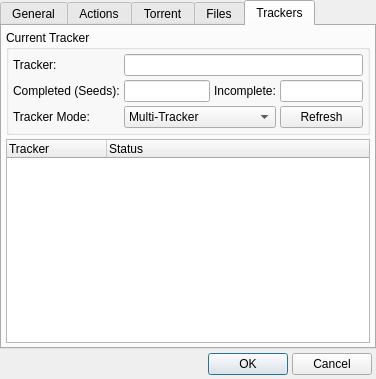
<?xml version="1.0" encoding="UTF-8"?>
<ui version="4.0">
 <class>DialogTorrentProperties</class>
 <widget class="QDialog" name="DialogTorrentProperties">
  <property name="geometry">
   <rect>
    <x>0</x>
    <y>0</y>
    <width>370</width>
    <height>379</height>
   </rect>
  </property>
  <property name="windowTitle">
   <string>Torrent Properties</string>
  </property>
  <property name="windowIcon">
   <iconset resource="Graphics.qrc">
    <normaloff>:/Actions/Graphics/Actions/Settings.png</normaloff>:/Actions/Graphics/Actions/Settings.png</iconset>
  </property>
  <layout class="QGridLayout" name="gridLayout_2">
   <property name="margin">
    <number>0</number>
   </property>
   <property name="spacing">
    <number>0</number>
   </property>
   <item row="1" column="0">
    <layout class="QGridLayout" name="gridLayout">
     <property name="margin">
      <number>4</number>
     </property>
     <property name="spacing">
      <number>4</number>
     </property>
     <item row="0" column="0">
      <spacer name="horizontalSpacer">
       <property name="orientation">
        <enum>Qt::Horizontal</enum>
       </property>
       <property name="sizeHint" stdset="0">
        <size>
         <width>40</width>
         <height>20</height>
        </size>
       </property>
      </spacer>
     </item>
     <item row="0" column="1">
      <widget class="QPushButton" name="pushButtonOK">
       <property name="text">
        <string>OK</string>
       </property>
      </widget>
     </item>
     <item row="0" column="2">
      <widget class="QPushButton" name="pushButtonCancel">
       <property name="text">
        <string>Cancel</string>
       </property>
      </widget>
     </item>
    </layout>
   </item>
   <item row="0" column="0">
    <widget class="QTabWidget" name="tabWidgetProperties">
     <property name="currentIndex">
      <number>4</number>
     </property>
     <widget class="QWidget" name="tabGeneral">
      <attribute name="title">
       <string>General</string>
      </attribute>
      <layout class="QGridLayout" name="gridLayout_5">
       <property name="margin">
        <number>4</number>
       </property>
       <property name="spacing">
        <number>4</number>
       </property>
       <item row="0" column="0">
        <widget class="QLabel" name="labelDisclaimer">
         <property name="maximumSize">
          <size>
           <width>16777215</width>
           <height>50</height>
          </size>
         </property>
         <property name="text">
          <string>&lt;!DOCTYPE HTML PUBLIC &quot;-//W3C//DTD HTML 4.0//EN&quot; &quot;http://www.w3.org/TR/REC-html40/strict.dtd&quot;&gt;
&lt;html&gt;&lt;head&gt;&lt;meta name=&quot;qrichtext&quot; content=&quot;1&quot; /&gt;&lt;style type=&quot;text/css&quot;&gt;
p, li { white-space: pre-wrap; }
&lt;/style&gt;&lt;/head&gt;&lt;body style=&quot; font-family:'MS Shell Dlg 2'; font-size:8.25pt; font-weight:400; font-style:normal;&quot;&gt;
&lt;p style=&quot; margin-top:0px; margin-bottom:0px; margin-left:0px; margin-right:0px; -qt-block-indent:0; text-indent:0px;&quot;&gt;&lt;span style=&quot; font-size:8pt;&quot;&gt;WARNING: This dialog provides advanced download editing features for power users which if used incorrectly can and probably will cause corruption.&lt;/span&gt;&lt;/p&gt;&lt;/body&gt;&lt;/html&gt;</string>
         </property>
         <property name="wordWrap">
          <bool>true</bool>
         </property>
        </widget>
       </item>
       <item row="1" column="0">
        <widget class="QGroupBox" name="groupBox">
         <property name="title">
          <string>Filename And Size</string>
         </property>
         <layout class="QGridLayout" name="gridLayout_6">
          <property name="margin">
           <number>4</number>
          </property>
          <property name="spacing">
           <number>4</number>
          </property>
          <item row="0" column="0">
           <layout class="QGridLayout" name="gridLayout_3">
            <item row="0" column="0">
             <widget class="QLabel" name="label">
              <property name="text">
               <string>Filename:</string>
              </property>
             </widget>
            </item>
            <item row="0" column="1" colspan="3">
             <widget class="QLineEdit" name="lineEdit"/>
            </item>
            <item row="1" column="2">
             <widget class="QLabel" name="label_2">
              <property name="text">
               <string>File Size (Bytes):</string>
              </property>
             </widget>
            </item>
            <item row="1" column="0" colspan="2">
             <spacer name="horizontalSpacer_2">
              <property name="orientation">
               <enum>Qt::Horizontal</enum>
              </property>
              <property name="sizeHint" stdset="0">
               <size>
                <width>40</width>
                <height>20</height>
               </size>
              </property>
             </spacer>
            </item>
            <item row="1" column="3">
             <widget class="QLineEdit" name="lineEdit_2"/>
            </item>
            <item row="2" column="1" colspan="3">
             <widget class="QLineEdit" name="lineEdit_3"/>
            </item>
            <item row="2" column="0">
             <widget class="QLabel" name="label_3">
              <property name="text">
               <string>Location:</string>
              </property>
             </widget>
            </item>
           </layout>
          </item>
         </layout>
        </widget>
       </item>
       <item row="2" column="0">
        <widget class="QGroupBox" name="groupBox_2">
         <property name="title">
          <string>URNs</string>
         </property>
         <layout class="QGridLayout" name="gridLayout_7">
          <property name="margin">
           <number>4</number>
          </property>
          <property name="spacing">
           <number>4</number>
          </property>
          <item row="0" column="0">
           <layout class="QGridLayout" name="gridLayout_4">
            <item row="1" column="0">
             <widget class="QLabel" name="label_4">
              <property name="text">
               <string>SHA1:</string>
              </property>
             </widget>
            </item>
            <item row="1" column="1">
             <widget class="QLineEdit" name="lineEditSHA1"/>
            </item>
            <item row="1" column="2">
             <widget class="QCheckBox" name="checkBoxSHA1">
              <property name="text">
               <string/>
              </property>
             </widget>
            </item>
            <item row="0" column="2">
             <widget class="QLabel" name="label_5">
              <property name="text">
               <string>Trusted</string>
              </property>
             </widget>
            </item>
            <item row="2" column="0">
             <widget class="QLabel" name="label_6">
              <property name="text">
               <string>Tiger-Root:</string>
              </property>
             </widget>
            </item>
            <item row="3" column="0">
             <widget class="QLabel" name="label_7">
              <property name="text">
               <string>ED2K:</string>
              </property>
             </widget>
            </item>
            <item row="4" column="0">
             <widget class="QLabel" name="label_8">
              <property name="text">
               <string>MD5:</string>
              </property>
             </widget>
            </item>
            <item row="5" column="0">
             <widget class="QLabel" name="label_9">
              <property name="text">
               <string>BitTorrent:</string>
              </property>
             </widget>
            </item>
            <item row="2" column="1">
             <widget class="QLineEdit" name="lineEdit_4"/>
            </item>
            <item row="3" column="1">
             <widget class="QLineEdit" name="lineEdit_5"/>
            </item>
            <item row="4" column="1">
             <widget class="QLineEdit" name="lineEdit_6"/>
            </item>
            <item row="5" column="1">
             <widget class="QLineEdit" name="lineEdit_7"/>
            </item>
            <item row="2" column="2">
             <widget class="QCheckBox" name="checkBoxTigerRoot">
              <property name="text">
               <string/>
              </property>
             </widget>
            </item>
            <item row="3" column="2">
             <widget class="QCheckBox" name="checkBoxED2K">
              <property name="text">
               <string/>
              </property>
             </widget>
            </item>
            <item row="4" column="2">
             <widget class="QCheckBox" name="checkBoxMD5">
              <property name="text">
               <string/>
              </property>
             </widget>
            </item>
            <item row="5" column="2">
             <widget class="QCheckBox" name="checkBoxBitTorrent">
              <property name="text">
               <string/>
              </property>
             </widget>
            </item>
           </layout>
          </item>
         </layout>
        </widget>
       </item>
      </layout>
     </widget>
     <widget class="QWidget" name="tabActions">
      <attribute name="title">
       <string>Actions</string>
      </attribute>
      <layout class="QGridLayout" name="gridLayout_10">
       <item row="0" column="0">
        <widget class="QLabel" name="labelDisclaimer_2">
         <property name="maximumSize">
          <size>
           <width>16777215</width>
           <height>50</height>
          </size>
         </property>
         <property name="text">
          <string>&lt;!DOCTYPE HTML PUBLIC &quot;-//W3C//DTD HTML 4.0//EN&quot; &quot;http://www.w3.org/TR/REC-html40/strict.dtd&quot;&gt;
&lt;html&gt;&lt;head&gt;&lt;meta name=&quot;qrichtext&quot; content=&quot;1&quot; /&gt;&lt;style type=&quot;text/css&quot;&gt;
p, li { white-space: pre-wrap; }
&lt;/style&gt;&lt;/head&gt;&lt;body style=&quot; font-family:'MS Shell Dlg 2'; font-size:8.25pt; font-weight:400; font-style:normal;&quot;&gt;
&lt;p style=&quot; margin-top:0px; margin-bottom:0px; margin-left:0px; margin-right:0px; -qt-block-indent:0; text-indent:0px;&quot;&gt;&lt;span style=&quot; font-size:8pt;&quot;&gt;WARNING: This dialog provides advanced download editing features for power users which if used incorrectly can and probably will cause corruption.&lt;/span&gt;&lt;/p&gt;&lt;/body&gt;&lt;/html&gt;</string>
         </property>
         <property name="wordWrap">
          <bool>true</bool>
         </property>
        </widget>
       </item>
       <item row="1" column="0">
        <widget class="QGroupBox" name="groupBox_3">
         <property name="sizePolicy">
          <sizepolicy hsizetype="Preferred" vsizetype="MinimumExpanding">
           <horstretch>0</horstretch>
           <verstretch>0</verstretch>
          </sizepolicy>
         </property>
         <property name="title">
          <string>Actions</string>
         </property>
         <layout class="QGridLayout" name="gridLayout_8">
          <property name="margin">
           <number>4</number>
          </property>
          <property name="spacing">
           <number>4</number>
          </property>
          <item row="0" column="0">
           <widget class="QLabel" name="label_10">
            <property name="text">
             <string>&lt;!DOCTYPE HTML PUBLIC &quot;-//W3C//DTD HTML 4.0//EN&quot; &quot;http://www.w3.org/TR/REC-html40/strict.dtd&quot;&gt;
&lt;html&gt;&lt;head&gt;&lt;meta name=&quot;qrichtext&quot; content=&quot;1&quot; /&gt;&lt;style type=&quot;text/css&quot;&gt;
p, li { white-space: pre-wrap; }
&lt;/style&gt;&lt;/head&gt;&lt;body style=&quot; font-family:'MS Shell Dlg 2'; font-size:8.25pt; font-weight:400; font-style:normal;&quot;&gt;
&lt;p style=&quot; margin-top:0px; margin-bottom:0px; margin-left:0px; margin-right:0px; -qt-block-indent:0; text-indent:0px;&quot;&gt;&lt;a href=&quot;dummy&quot;&gt;&lt;span style=&quot; font-size:8pt; text-decoration: underline; color:#0000ff;&quot;&gt;Forget current verification status and reverify&lt;/span&gt;&lt;/a&gt;&lt;/p&gt;&lt;/body&gt;&lt;/html&gt;</string>
            </property>
           </widget>
          </item>
          <item row="1" column="0">
           <widget class="QLabel" name="label_11">
            <property name="text">
             <string>&lt;!DOCTYPE HTML PUBLIC &quot;-//W3C//DTD HTML 4.0//EN&quot; &quot;http://www.w3.org/TR/REC-html40/strict.dtd&quot;&gt;
&lt;html&gt;&lt;head&gt;&lt;meta name=&quot;qrichtext&quot; content=&quot;1&quot; /&gt;&lt;style type=&quot;text/css&quot;&gt;
p, li { white-space: pre-wrap; }
&lt;/style&gt;&lt;/head&gt;&lt;body style=&quot; font-family:'MS Shell Dlg 2'; font-size:8.25pt; font-weight:400; font-style:normal;&quot;&gt;
&lt;p style=&quot; margin-top:0px; margin-bottom:0px; margin-left:0px; margin-right:0px; -qt-block-indent:0; text-indent:0px;&quot;&gt;&lt;a href=&quot;dummy&quot;&gt;&lt;span style=&quot; text-decoration: underline; color:#0000ff;&quot;&gt;Assume file is 100% complete and reverify&lt;/span&gt;&lt;/a&gt;&lt;/p&gt;&lt;/body&gt;&lt;/html&gt;</string>
            </property>
           </widget>
          </item>
          <item row="2" column="0">
           <widget class="QLabel" name="label_12">
            <property name="text">
             <string>&lt;!DOCTYPE HTML PUBLIC &quot;-//W3C//DTD HTML 4.0//EN&quot; &quot;http://www.w3.org/TR/REC-html40/strict.dtd&quot;&gt;
&lt;html&gt;&lt;head&gt;&lt;meta name=&quot;qrichtext&quot; content=&quot;1&quot; /&gt;&lt;style type=&quot;text/css&quot;&gt;
p, li { white-space: pre-wrap; }
&lt;/style&gt;&lt;/head&gt;&lt;body style=&quot; font-family:'MS Shell Dlg 2'; font-size:8.25pt; font-weight:400; font-style:normal;&quot;&gt;
&lt;p style=&quot; margin-top:0px; margin-bottom:0px; margin-left:0px; margin-right:0px; -qt-block-indent:0; text-indent:0px;&quot;&gt;&lt;a href=&quot;dummy&quot;&gt;&lt;span style=&quot; text-decoration: underline; color:#0000ff;&quot;&gt;Forget all known sources&lt;/span&gt;&lt;/a&gt;&lt;/p&gt;&lt;/body&gt;&lt;/html&gt;</string>
            </property>
           </widget>
          </item>
          <item row="3" column="0">
           <widget class="QLabel" name="label_13">
            <property name="text">
             <string>&lt;!DOCTYPE HTML PUBLIC &quot;-//W3C//DTD HTML 4.0//EN&quot; &quot;http://www.w3.org/TR/REC-html40/strict.dtd&quot;&gt;
&lt;html&gt;&lt;head&gt;&lt;meta name=&quot;qrichtext&quot; content=&quot;1&quot; /&gt;&lt;style type=&quot;text/css&quot;&gt;
p, li { white-space: pre-wrap; }
&lt;/style&gt;&lt;/head&gt;&lt;body style=&quot; font-family:'MS Shell Dlg 2'; font-size:8.25pt; font-weight:400; font-style:normal;&quot;&gt;
&lt;p style=&quot; margin-top:0px; margin-bottom:0px; margin-left:0px; margin-right:0px; -qt-block-indent:0; text-indent:0px;&quot;&gt;&lt;a href=&quot;dummy&quot;&gt;&lt;span style=&quot; text-decoration: underline; color:#0000ff;&quot;&gt;Merge with local file and verify&lt;/span&gt;&lt;/a&gt;&lt;/p&gt;&lt;/body&gt;&lt;/html&gt;</string>
            </property>
           </widget>
          </item>
          <item row="4" column="0">
           <widget class="QLabel" name="label_14">
            <property name="text">
             <string>&lt;!DOCTYPE HTML PUBLIC &quot;-//W3C//DTD HTML 4.0//EN&quot; &quot;http://www.w3.org/TR/REC-html40/strict.dtd&quot;&gt;
&lt;html&gt;&lt;head&gt;&lt;meta name=&quot;qrichtext&quot; content=&quot;1&quot; /&gt;&lt;style type=&quot;text/css&quot;&gt;
p, li { white-space: pre-wrap; }
&lt;/style&gt;&lt;/head&gt;&lt;body style=&quot; font-family:'MS Shell Dlg 2'; font-size:8.25pt; font-weight:400; font-style:normal;&quot;&gt;
&lt;p style=&quot; margin-top:0px; margin-bottom:0px; margin-left:0px; margin-right:0px; -qt-block-indent:0; text-indent:0px;&quot;&gt;&lt;a href=&quot;dummy&quot;&gt;&lt;span style=&quot; text-decoration: underline; color:#0000ff;&quot;&gt;Cancel download but save incomplete file(s)&lt;/span&gt;&lt;/a&gt;&lt;/p&gt;&lt;/body&gt;&lt;/html&gt;</string>
            </property>
           </widget>
          </item>
         </layout>
        </widget>
       </item>
       <item row="2" column="0">
        <widget class="QGroupBox" name="groupBox_4">
         <property name="title">
          <string>Data Eraser</string>
         </property>
         <layout class="QGridLayout" name="gridLayout_9">
          <property name="margin">
           <number>4</number>
          </property>
          <property name="spacing">
           <number>4</number>
          </property>
          <item row="0" column="0">
           <widget class="QSpinBox" name="spinBox">
            <property name="prefix">
             <string>Byte Range: </string>
            </property>
           </widget>
          </item>
          <item row="0" column="1">
           <widget class="QSpinBox" name="spinBox_2">
            <property name="prefix">
             <string>to </string>
            </property>
           </widget>
          </item>
          <item row="0" column="2">
           <widget class="QPushButton" name="pushButton">
            <property name="text">
             <string>Erase</string>
            </property>
           </widget>
          </item>
         </layout>
        </widget>
       </item>
      </layout>
     </widget>
     <widget class="QWidget" name="tabTorrent">
      <attribute name="title">
       <string>Torrent</string>
      </attribute>
      <layout class="QGridLayout" name="gridLayout_11">
       <item row="0" column="0">
        <widget class="QGroupBox" name="groupBox_5">
         <property name="title">
          <string>Torrent Information</string>
         </property>
         <layout class="QGridLayout" name="gridLayout_12">
          <property name="margin">
           <number>4</number>
          </property>
          <property name="spacing">
           <number>4</number>
          </property>
          <item row="0" column="0">
           <layout class="QGridLayout" name="gridLayout_15">
            <item row="0" column="0">
             <widget class="QLabel" name="label_15">
              <property name="text">
               <string>Name:</string>
              </property>
             </widget>
            </item>
            <item row="0" column="1" colspan="3">
             <widget class="QLineEdit" name="lineEdit_8"/>
            </item>
            <item row="1" column="0">
             <widget class="QLabel" name="label_16">
              <property name="text">
               <string>Created:</string>
              </property>
             </widget>
            </item>
            <item row="1" column="1">
             <widget class="QLineEdit" name="lineEdit_9"/>
            </item>
            <item row="1" column="2">
             <widget class="QLabel" name="label_21">
              <property name="text">
               <string>By:</string>
              </property>
             </widget>
            </item>
            <item row="1" column="3">
             <widget class="QLineEdit" name="lineEdit_11"/>
            </item>
            <item row="2" column="0">
             <widget class="QLabel" name="label_17">
              <property name="text">
               <string>Comments:</string>
              </property>
             </widget>
            </item>
            <item row="3" column="0">
             <widget class="QLabel" name="label_18">
              <property name="text">
               <string>Notes:</string>
              </property>
             </widget>
            </item>
            <item row="2" column="1" colspan="3">
             <widget class="QTextEdit" name="textEdit">
              <property name="verticalScrollBarPolicy">
               <enum>Qt::ScrollBarAlwaysOn</enum>
              </property>
             </widget>
            </item>
            <item row="3" column="1" colspan="3">
             <widget class="QLineEdit" name="lineEdit_10"/>
            </item>
           </layout>
          </item>
         </layout>
        </widget>
       </item>
       <item row="1" column="0">
        <widget class="QGroupBox" name="groupBox_6">
         <property name="title">
          <string>Transfers</string>
         </property>
         <layout class="QGridLayout" name="gridLayout_13">
          <property name="margin">
           <number>4</number>
          </property>
          <property name="spacing">
           <number>4</number>
          </property>
          <item row="1" column="1">
           <layout class="QGridLayout" name="gridLayout_14">
            <item row="0" column="0">
             <widget class="QLabel" name="label_19">
              <property name="text">
               <string>Start New Download Transfers:</string>
              </property>
             </widget>
            </item>
            <item row="0" column="1">
             <widget class="QComboBox" name="comboBox">
              <item>
               <property name="text">
                <string>As Needed</string>
               </property>
              </item>
              <item>
               <property name="text">
                <string>When Ratio Is Over 100%</string>
               </property>
              </item>
              <item>
               <property name="text">
                <string>Only When Requested</string>
               </property>
              </item>
              <item>
               <property name="text">
                <string>Never</string>
               </property>
              </item>
             </widget>
            </item>
            <item row="1" column="0">
             <widget class="QLabel" name="label_20">
              <property name="text">
               <string>Total Uploaded:</string>
              </property>
             </widget>
            </item>
            <item row="1" column="1">
             <widget class="QLineEdit" name="lineEdit_12"/>
            </item>
           </layout>
          </item>
          <item row="1" column="2">
           <spacer name="horizontalSpacer_3">
            <property name="orientation">
             <enum>Qt::Horizontal</enum>
            </property>
            <property name="sizeHint" stdset="0">
             <size>
              <width>40</width>
              <height>20</height>
             </size>
            </property>
           </spacer>
          </item>
         </layout>
        </widget>
       </item>
      </layout>
     </widget>
     <widget class="QWidget" name="tabFiles">
      <attribute name="title">
       <string>Files</string>
      </attribute>
      <layout class="QGridLayout" name="gridLayout_16">
       <property name="margin">
        <number>4</number>
       </property>
       <property name="spacing">
        <number>4</number>
       </property>
       <item row="0" column="0">
        <widget class="QTreeWidget" name="treeWidget">
         <property name="maximumSize">
          <size>
           <width>140</width>
           <height>16777215</height>
          </size>
         </property>
         <attribute name="headerVisible">
          <bool>false</bool>
         </attribute>
         <attribute name="headerVisible">
          <bool>false</bool>
         </attribute>
         <column>
          <property name="text">
           <string notr="true">1</string>
          </property>
         </column>
        </widget>
       </item>
       <item row="0" column="1">
        <widget class="QTreeWidget" name="treeWidget_2">
         <column>
          <property name="text">
           <string>Filename</string>
          </property>
         </column>
         <column>
          <property name="text">
           <string>Path</string>
          </property>
         </column>
         <column>
          <property name="text">
           <string>Size</string>
          </property>
         </column>
         <column>
          <property name="text">
           <string>Progress</string>
          </property>
         </column>
         <column>
          <property name="text">
           <string>Priority</string>
          </property>
         </column>
        </widget>
       </item>
      </layout>
     </widget>
     <widget class="QWidget" name="tabTrackers">
      <attribute name="title">
       <string>Trackers</string>
      </attribute>
      <layout class="QGridLayout" name="gridLayout_19">
       <property name="margin">
        <number>4</number>
       </property>
       <property name="spacing">
        <number>4</number>
       </property>
       <item row="0" column="0">
        <widget class="QGroupBox" name="groupBox_7">
         <property name="title">
          <string>Current Tracker</string>
         </property>
         <layout class="QGridLayout" name="gridLayout_18">
          <property name="margin">
           <number>4</number>
          </property>
          <property name="spacing">
           <number>4</number>
          </property>
          <item row="0" column="0">
           <layout class="QGridLayout" name="gridLayout_17">
            <item row="0" column="0">
             <widget class="QLabel" name="label_22">
              <property name="text">
               <string>Tracker:</string>
              </property>
             </widget>
            </item>
            <item row="1" column="0">
             <widget class="QLabel" name="label_23">
              <property name="text">
               <string>Completed (Seeds):</string>
              </property>
             </widget>
            </item>
            <item row="2" column="0">
             <widget class="QLabel" name="label_24">
              <property name="text">
               <string>Tracker Mode:</string>
              </property>
             </widget>
            </item>
            <item row="1" column="2">
             <widget class="QLabel" name="label_25">
              <property name="text">
               <string>Incomplete:</string>
              </property>
             </widget>
            </item>
            <item row="0" column="1" colspan="3">
             <widget class="QLineEdit" name="lineEdit_13"/>
            </item>
            <item row="1" column="1">
             <widget class="QLineEdit" name="lineEdit_14"/>
            </item>
            <item row="1" column="3">
             <widget class="QLineEdit" name="lineEdit_16"/>
            </item>
            <item row="2" column="1" colspan="2">
             <widget class="QComboBox" name="comboBox_2">
              <property name="currentIndex">
               <number>2</number>
              </property>
              <item>
               <property name="text">
                <string>Disabled</string>
               </property>
              </item>
              <item>
               <property name="text">
                <string>Single Tracker</string>
               </property>
              </item>
              <item>
               <property name="text">
                <string>Multi-Tracker</string>
               </property>
              </item>
              <item>
               <property name="text">
                <string>Multi-Tracker (Locked)</string>
               </property>
              </item>
             </widget>
            </item>
            <item row="2" column="3">
             <widget class="QPushButton" name="pushButton_2">
              <property name="text">
               <string>Refresh</string>
              </property>
             </widget>
            </item>
           </layout>
          </item>
         </layout>
        </widget>
       </item>
       <item row="1" column="0">
        <widget class="QTreeWidget" name="treeWidget_3">
         <column>
          <property name="text">
           <string>Tracker</string>
          </property>
         </column>
         <column>
          <property name="text">
           <string>Status</string>
          </property>
         </column>
        </widget>
       </item>
      </layout>
     </widget>
    </widget>
   </item>
  </layout>
 </widget>
 <resources>
  <include location="Graphics.qrc"/>
 </resources>
 <connections/>
</ui>
